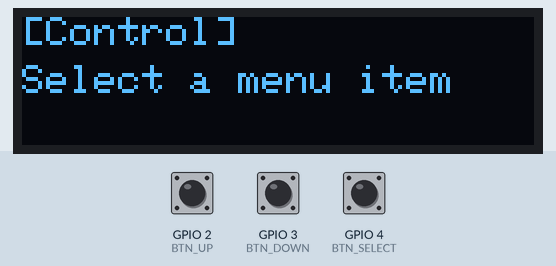
This sketch was run on a simulated ESP32-S2. Parts: 128×32 one-colour display. The test bench sets the inputs (shaded band); at power-on: GPIO 2 (BTN_UP) HIGH, GPIO 4 (BTN_SELECT) HIGH, GPIO 3 (BTN_DOWN) HIGH.

Above: at 1.2 s.
1.3 s: GPIO 2 (BTN_UP) pulled LOW for 0.15 s
At 2.5 s:
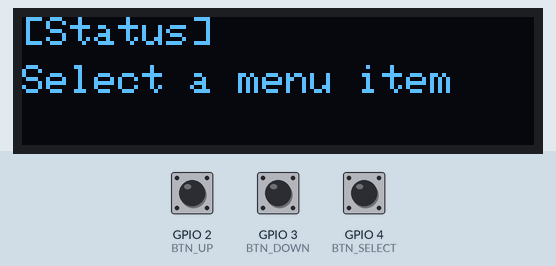
3.0 s: GPIO 4 (BTN_SELECT) pulled LOW for 0.15 s
At 3.7 s:
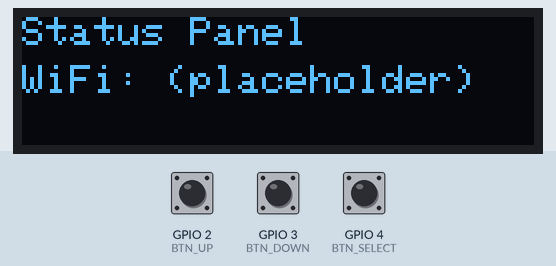
4.6 s: GPIO 2 (BTN_UP) pulled LOW for 1 s
At 6.8 s:
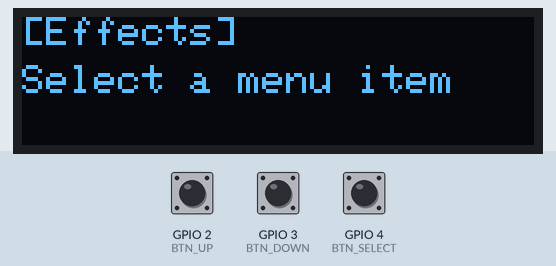
7.1 s: GPIO 4 (BTN_SELECT) pulled LOW for 1 s
At 8.1 s:
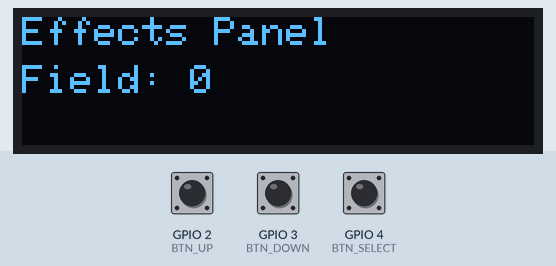
9.6 s: GPIO 3 (BTN_DOWN) pulled LOW for 0.15 s
At 10.2 s:
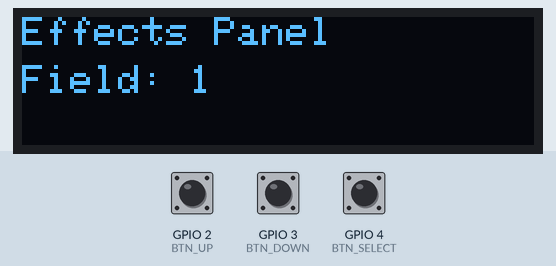
11.3 s: GPIO 3 (BTN_DOWN) pulled LOW for 1 s
At 11.7 s:
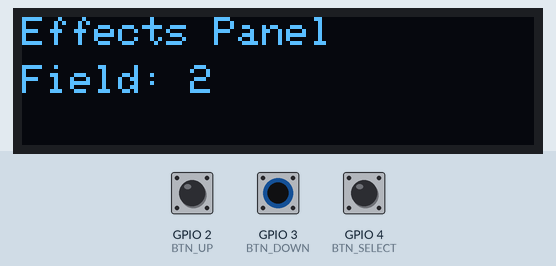
Timing chart, 0 to 14.3 s (numbered marks = the images above; inputs shaded):
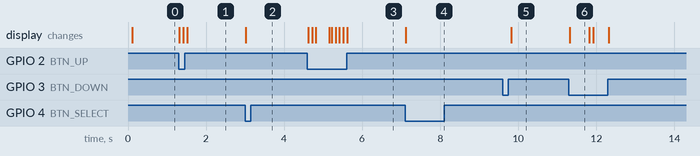

The sketch:

oledesp32.ino
```cpp
#include <Wire.h>
#include <Adafruit_GFX.h>
#include <Adafruit_SSD1306.h>

#define SCREEN_WIDTH 128
#define SCREEN_HEIGHT 32
#define OLED_RESET -1
Adafruit_SSD1306 display(SCREEN_WIDTH, SCREEN_HEIGHT, &Wire, OLED_RESET);

// --- Buttons ---
#define BTN_UP     2   // Back / Up
#define BTN_DOWN   3   // Next / Move
#define BTN_SELECT 4   // Enter / Confirm

// --- Menu ---
const char* menuItems[] = {"Control", "Status", "Effects", "Info"};
const int menuLength = 4;
int menuIndex = 0;

// --- Navigation state ---
bool inPanel = false;   // false = top bar, true = inside panel
int screenState = 0;    // 0 = root, 1..4 = panels

// --- Panel field indices (for navigation inside panels) ---
int controlField = 0;
int effectField = 0;

// --- Timing ---
unsigned long lastUpdate = 0;
const unsigned long updateInterval = 100;

// ------------------------------------------------------------
// SETUP
// ------------------------------------------------------------
void setup() {
  pinMode(BTN_UP, INPUT_PULLUP);
  pinMode(BTN_DOWN, INPUT_PULLUP);
  pinMode(BTN_SELECT, INPUT_PULLUP);

  if (!display.begin(SSD1306_SWITCHCAPVCC, 0x3C)) {
    for(;;);
  }

  display.clearDisplay();
  display.display();
}

// ------------------------------------------------------------
// MAIN LOOP
// ------------------------------------------------------------
void loop() {

  // --- BACK / UP ---
  if (digitalRead(BTN_UP) == LOW) {
    if (!inPanel) {
      // Move left in top bar
      menuIndex = (menuIndex - 1 + menuLength) % menuLength;
    } else {
      // Back to root
      inPanel = false;
      screenState = 0;
    }
  }

  // --- NEXT / MOVE ---
  if (digitalRead(BTN_DOWN) == LOW) {
    if (!inPanel) {
      // Move right in top bar
      menuIndex = (menuIndex + 1) % menuLength;
    } else {
      // Move between fields inside panel
      handlePanelMove();
    }
  }

  // --- ENTER / CONFIRM ---
  if (digitalRead(BTN_SELECT) == LOW) {
    if (!inPanel) {
      // Enter selected panel
      inPanel = true;
      screenState = menuIndex + 1;
    } else {
      // Confirm/toggle inside panel
      handlePanelSelect();
    }
  }

  // --- Update display ---
  unsigned long now = millis();
  if (now - lastUpdate >= updateInterval) {
    lastUpdate = now;
    renderScreen();
  }
}

// ------------------------------------------------------------
// RENDERING
// ------------------------------------------------------------
void renderScreen() {
  display.clearDisplay();

  if (!inPanel) {
    drawTopBar();
    display.setCursor(0, 12);
    display.println("Select a menu item");
  } else {
    drawActivePanel();
  }

  display.display();
}

// ------------------------------------------------------------
// TOP BAR (root level)
// ------------------------------------------------------------
void drawTopBar() {
  display.setTextSize(1);
  display.setTextColor(SSD1306_WHITE);
  display.setCursor(0, 0);

  display.print("[");
  display.print(menuItems[menuIndex]);
  display.print("]");
}

// ------------------------------------------------------------
// PANEL ROUTER
// ------------------------------------------------------------
void drawActivePanel() {
  display.setCursor(0, 0);

  if (screenState == 1) drawControl();
  else if (screenState == 2) drawStatus();
  else if (screenState == 3) drawEffects();
  else if (screenState == 4) drawInfo();
}

// ------------------------------------------------------------
// PANELS
// ------------------------------------------------------------
void drawControl() {
  display.println("Control Panel");
  display.setCursor(0, 12);
  display.print("Field: ");
  display.println(controlField);
}

void drawStatus() {
  display.println("Status Panel");
  display.setCursor(0, 12);
  display.println("WiFi: (placeholder)");
}

void drawEffects() {
  display.println("Effects Panel");
  display.setCursor(0, 12);
  display.print("Field: ");
  display.println(effectField);
}

void drawInfo() {
  display.println("Info Panel");
  display.setCursor(0, 12);
  display.println("Device: ESP32-S2");
  display.setCursor(0, 22);
  display.println("OLED: 128x32");
}

// ------------------------------------------------------------
// PANEL NAVIGATION
// ------------------------------------------------------------
void handlePanelMove() {
  if (screenState == 1) {
    controlField = (controlField + 1) % 3; // example: 3 fields
  }
  if (screenState == 3) {
    effectField = (effectField + 1) % 3; // example: 3 fields
  }
}

void handlePanelSelect() {
  if (screenState == 1) {
    // Control panel actions
    // (placeholder)
  }
  if (screenState == 3) {
    // Effects panel actions
    // (placeholder)
  }
}
```

Measured:
- after the input at 1.3 s, the display: first changes at once (image 1 shows a later state)
- after the input at 3.0 s, the display: changes at once (image 2)
- after the input at 4.6 s, the display: first changes at once (image 3 shows a later state)
- after the input at 7.1 s, the display: changes at once (image 4)
- after the input at 9.6 s, the display: changes after 0.22 s (image 5)
- after the input at 11.3 s, the display: changes at once (image 6)
- what the display in image 6 shows lasts 0.5 s, from 11.3 s to 11.8 s
